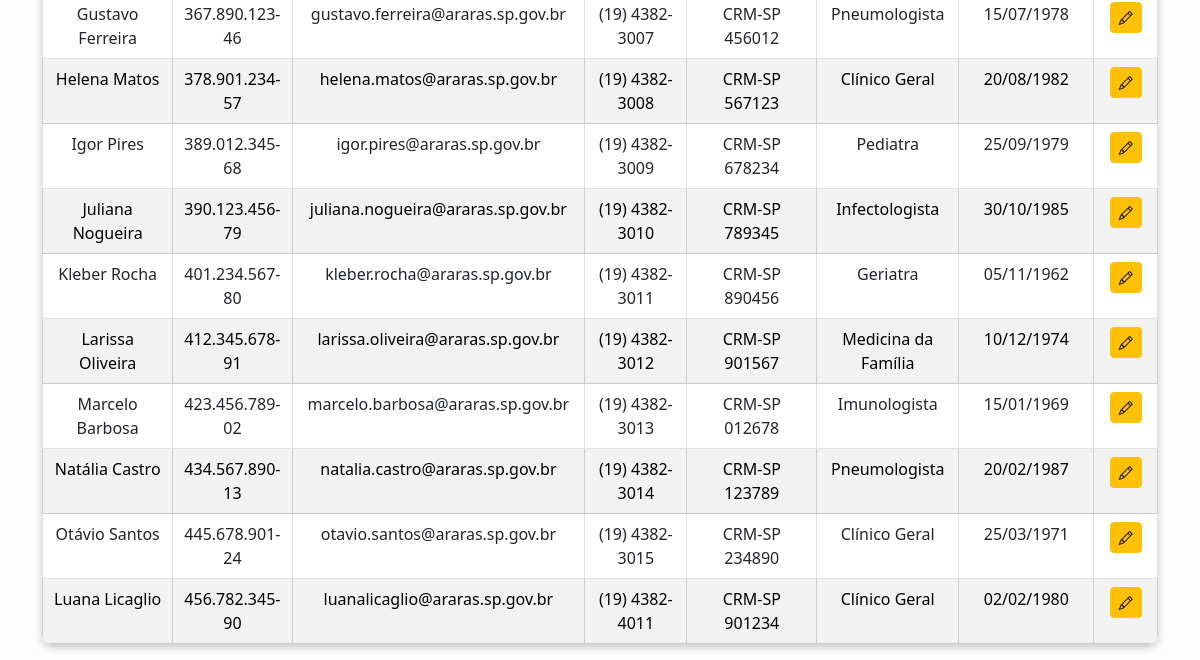
/admin/listamedico.php (lower part), run on an earlier commit of the app's database.
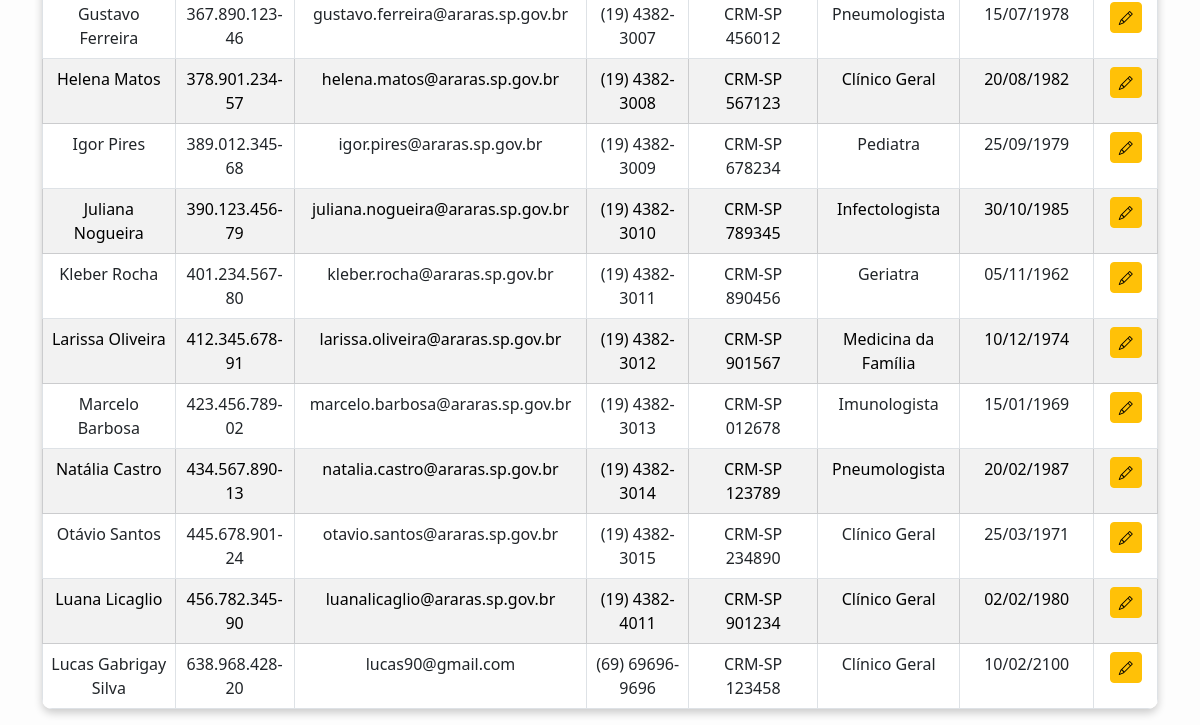
And on a later commit of the database.
### tables this page shows
CREATE TABLE `medico` (
  `id_medico` int(11) NOT NULL,
  `nome_medico` varchar(100) NOT NULL,
  `cpf` varchar(11) NOT NULL,
  `email_medico` varchar(100) NOT NULL,
  `tel_medico` varchar(11) NOT NULL,
  `coren_crm` varchar(20) NOT NULL,
  `tipo_medico` varchar(50) NOT NULL,
  `naci_medico` date NOT NULL,
  `id_posto` int(11) NOT NULL,
  `senha` varchar(100) NOT NULL
);

### admin/listamedico.php (the view, shortened to what this page needs)
<?php
include('../outros/db_connect.php');
$sql = "SELECT * FROM medico";
$stmt = $conn->prepare($sql);
$stmt->execute();
$result = $stmt->get_result();
    ?>
<!DOCTYPE html>
<html lang="pt-BR">
<head>
    <link rel="stylesheet" href="../bootstrap/bootstrap-5.3.6-dist/css/bootstrap.min.css">
    <link href="https://cdn.jsdelivr.net/npm/bootstrap-icons/font/bootstrap-icons.css" rel="stylesheet">
    <link href="https://cdn.jsdelivr.net/npm/bootstrap@5.3.0/dist/css/bootstrap.min.css" rel="stylesheet">
</head>
<body>
    <div class="container mt-4">
        <br>
        <div id="tabela-medicos" class="d-flex justify-content-center">
            <table class="table table-bordered text-center mx-auto">
                <tbody>
                    <?php
                    $rowIndex = 0;
                    while ($row = $result->fetch_assoc()):
                        $rowClass = ($rowIndex === 0) ? 'bg-white' : (($rowIndex % 2 === 1) ? 'table-secondary' : 'bg-white');
                        ?>
                        <tr class="<?php echo $rowClass; ?>">
                            <td><?php echo htmlspecialchars($row['nome_medico']); ?></td>
                            <td>
                                <?php
                                $cpf = $row['cpf'];
                                echo preg_replace("/(\d{3})(\d{3})(\d{3})(\d{2})/", "$1.$2.$3-$4", $cpf);
                                ?>
                            </td>
                            <td><?php echo htmlspecialchars($row['email_medico']); ?></td>
                            <td>
                                <?php
                                $tel = $row['tel_medico'];
                                if (strlen($tel) == 11) {
                                    echo preg_replace("/(\d{2})(\d{5})(\d{4})/", "($1) $2-$3", $tel);
                                } elseif (strlen($tel) == 10) {
                                    echo preg_replace("/(\d{2})(\d{4})(\d{4})/", "($1) $2-$3", $tel);
                                } else {
                                    echo htmlspecialchars($tel);
                                }
                                ?>
                            </td>
                            <td><?php echo htmlspecialchars($row['coren_crm']); ?></td>
                            <td><?php echo htmlspecialchars($row['tipo_medico']); ?></td>
                            <td>
                                <?php
                                $data = $row['naci_medico'];
                                echo date('d/m/Y', strtotime($data));
                                ?>
                            </td>
                            <td>
                                <a href="editar_medico.php?id=<?php echo $row['id_medico']; ?>"
                                    class="btn btn-sm btn-warning mb-1" title="Editar Informações">
                                    <i class="bi bi-pencil"></i>
                                </a>
                            </td>
                        </tr>
                        <?php $rowIndex++; endwhile; ?>
                </tbody>
            </table>
        </div>
    </div>
</body>
</html>

What changed in the data, as far as the page shows it:
added medico: nome_medico "Lucas Gabrigay Silva", cpf "638.968.428-20", email_medico "lucas90@gmail.com", tel_medico "(69) 69696-9696", coren_crm "CRM-SP 123458", tipo_medico "Clínico Geral", naci_medico "10/02/2100"
